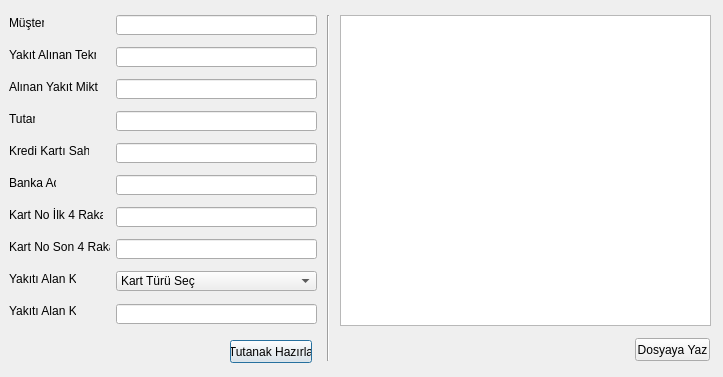
<?xml version="1.0" encoding="UTF-8"?>
<ui version="4.0">
 <class>KrediKari</class>
 <widget class="QDialog" name="KrediKari">
  <property name="geometry">
   <rect>
    <x>0</x>
    <y>0</y>
    <width>723</width>
    <height>377</height>
   </rect>
  </property>
  <property name="windowTitle">
   <string>Kredi Kartı Tutanak Bilgileri</string>
  </property>
  <widget class="QLabel" name="label">
   <property name="geometry">
    <rect>
     <x>9</x>
     <y>15</y>
     <width>35</width>
     <height>16</height>
    </rect>
   </property>
   <property name="text">
    <string>Müşteri</string>
   </property>
  </widget>
  <widget class="QLineEdit" name="lineEdit">
   <property name="geometry">
    <rect>
     <x>116</x>
     <y>15</y>
     <width>201</width>
     <height>20</height>
    </rect>
   </property>
  </widget>
  <widget class="QLineEdit" name="lineEdit_2">
   <property name="geometry">
    <rect>
     <x>116</x>
     <y>47</y>
     <width>201</width>
     <height>20</height>
    </rect>
   </property>
  </widget>
  <widget class="QLabel" name="label_2">
   <property name="geometry">
    <rect>
     <x>9</x>
     <y>47</y>
     <width>87</width>
     <height>16</height>
    </rect>
   </property>
   <property name="text">
    <string>Yakıt Alınan Tekne</string>
   </property>
  </widget>
  <widget class="QLabel" name="label_3">
   <property name="geometry">
    <rect>
     <x>9</x>
     <y>79</y>
     <width>89</width>
     <height>16</height>
    </rect>
   </property>
   <property name="text">
    <string>Alınan Yakıt Miktarı</string>
   </property>
  </widget>
  <widget class="QLineEdit" name="lineEdit_3">
   <property name="geometry">
    <rect>
     <x>116</x>
     <y>79</y>
     <width>201</width>
     <height>20</height>
    </rect>
   </property>
  </widget>
  <widget class="QLabel" name="label_4">
   <property name="geometry">
    <rect>
     <x>9</x>
     <y>111</y>
     <width>26</width>
     <height>16</height>
    </rect>
   </property>
   <property name="text">
    <string>Tutar</string>
   </property>
  </widget>
  <widget class="QLineEdit" name="lineEdit_4">
   <property name="geometry">
    <rect>
     <x>116</x>
     <y>111</y>
     <width>201</width>
     <height>20</height>
    </rect>
   </property>
  </widget>
  <widget class="QLabel" name="label_5">
   <property name="geometry">
    <rect>
     <x>9</x>
     <y>143</y>
     <width>80</width>
     <height>16</height>
    </rect>
   </property>
   <property name="text">
    <string>Kredi Kartı Sahibi</string>
   </property>
  </widget>
  <widget class="QLineEdit" name="lineEdit_5">
   <property name="geometry">
    <rect>
     <x>116</x>
     <y>143</y>
     <width>201</width>
     <height>20</height>
    </rect>
   </property>
  </widget>
  <widget class="QLabel" name="label_6">
   <property name="geometry">
    <rect>
     <x>9</x>
     <y>175</y>
     <width>47</width>
     <height>16</height>
    </rect>
   </property>
   <property name="text">
    <string>Banka Adı</string>
   </property>
  </widget>
  <widget class="QLineEdit" name="lineEdit_6">
   <property name="geometry">
    <rect>
     <x>116</x>
     <y>175</y>
     <width>201</width>
     <height>20</height>
    </rect>
   </property>
  </widget>
  <widget class="QLineEdit" name="lineEdit_7">
   <property name="geometry">
    <rect>
     <x>116</x>
     <y>207</y>
     <width>201</width>
     <height>20</height>
    </rect>
   </property>
   <property name="text">
    <string/>
   </property>
  </widget>
  <widget class="QLabel" name="label_7">
   <property name="geometry">
    <rect>
     <x>9</x>
     <y>207</y>
     <width>94</width>
     <height>16</height>
    </rect>
   </property>
   <property name="text">
    <string>Kart No İlk 4 Rakam</string>
   </property>
  </widget>
  <widget class="QLineEdit" name="lineEdit_8">
   <property name="geometry">
    <rect>
     <x>116</x>
     <y>239</y>
     <width>201</width>
     <height>20</height>
    </rect>
   </property>
   <property name="text">
    <string/>
   </property>
  </widget>
  <widget class="QLabel" name="label_8">
   <property name="geometry">
    <rect>
     <x>9</x>
     <y>303</y>
     <width>67</width>
     <height>16</height>
    </rect>
   </property>
   <property name="text">
    <string>Yakıtı Alan Kişi</string>
   </property>
  </widget>
  <widget class="QLineEdit" name="lineEdit_9">
   <property name="geometry">
    <rect>
     <x>116</x>
     <y>304</y>
     <width>201</width>
     <height>20</height>
    </rect>
   </property>
  </widget>
  <widget class="QPushButton" name="pushButton">
   <property name="geometry">
    <rect>
     <x>230</x>
     <y>340</y>
     <width>82</width>
     <height>23</height>
    </rect>
   </property>
   <property name="text">
    <string>Tutanak Hazırla</string>
   </property>
  </widget>
  <widget class="QTextEdit" name="textEdit">
   <property name="geometry">
    <rect>
     <x>340</x>
     <y>15</y>
     <width>371</width>
     <height>311</height>
    </rect>
   </property>
  </widget>
  <widget class="QPushButton" name="pushButton_2">
   <property name="geometry">
    <rect>
     <x>635</x>
     <y>338</y>
     <width>75</width>
     <height>23</height>
    </rect>
   </property>
   <property name="text">
    <string>Dosyaya Yaz</string>
   </property>
  </widget>
  <widget class="QLabel" name="label_9">
   <property name="geometry">
    <rect>
     <x>9</x>
     <y>239</y>
     <width>101</width>
     <height>16</height>
    </rect>
   </property>
   <property name="text">
    <string>Kart No Son 4 Rakam</string>
   </property>
  </widget>
  <widget class="Line" name="line">
   <property name="geometry">
    <rect>
     <x>320</x>
     <y>15</y>
     <width>16</width>
     <height>346</height>
    </rect>
   </property>
   <property name="orientation">
    <enum>Qt::Vertical</enum>
   </property>
  </widget>
  <widget class="QLabel" name="label_10">
   <property name="geometry">
    <rect>
     <x>9</x>
     <y>271</y>
     <width>67</width>
     <height>16</height>
    </rect>
   </property>
   <property name="text">
    <string>Yakıtı Alan Kişi</string>
   </property>
  </widget>
  <widget class="QComboBox" name="comboBox">
   <property name="geometry">
    <rect>
     <x>116</x>
     <y>271</y>
     <width>201</width>
     <height>20</height>
    </rect>
   </property>
   <item>
    <property name="text">
     <string>Kart Türü Seç</string>
    </property>
   </item>
   <item>
    <property name="text">
     <string>VİSA</string>
    </property>
   </item>
   <item>
    <property name="text">
     <string>MASTER CARD</string>
    </property>
   </item>
  </widget>
 </widget>
 <resources/>
 <connections>
  <connection>
   <sender>pushButton</sender>
   <signal>clicked()</signal>
   <receiver>KrediKari</receiver>
   <slot>close()</slot>
   <hints>
    <hint type="sourcelabel">
     <x>180</x>
     <y>259</y>
    </hint>
    <hint type="destinationlabel">
     <x>47</x>
     <y>254</y>
    </hint>
   </hints>
  </connection>
  <connection>
   <sender>pushButton_2</sender>
   <signal>clicked()</signal>
   <receiver>KrediKari</receiver>
   <slot>close()</slot>
   <hints>
    <hint type="sourcelabel">
     <x>572</x>
     <y>262</y>
    </hint>
    <hint type="destinationlabel">
     <x>470</x>
     <y>251</y>
    </hint>
   </hints>
  </connection>
 </connections>
</ui>
